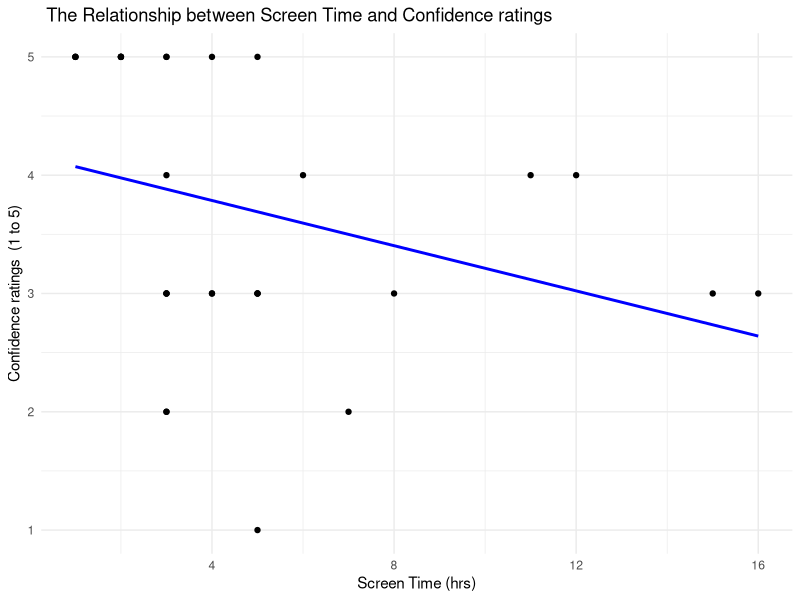
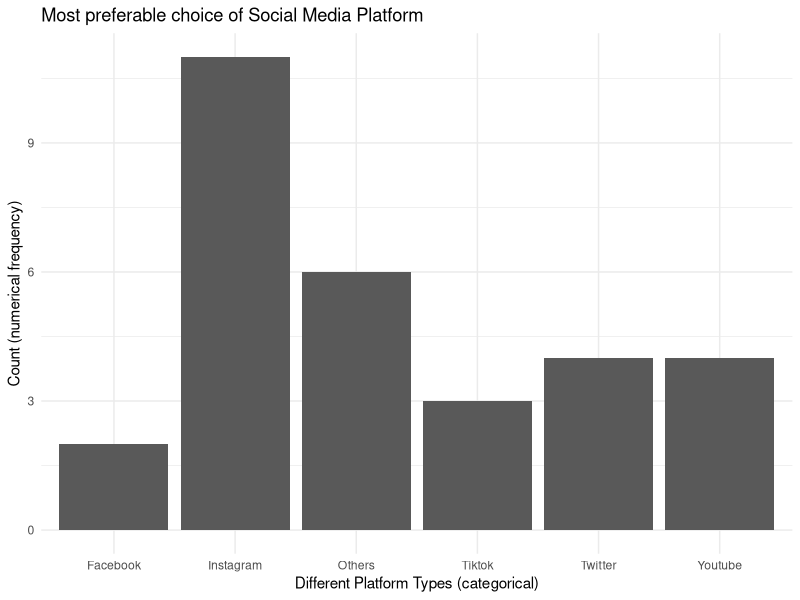
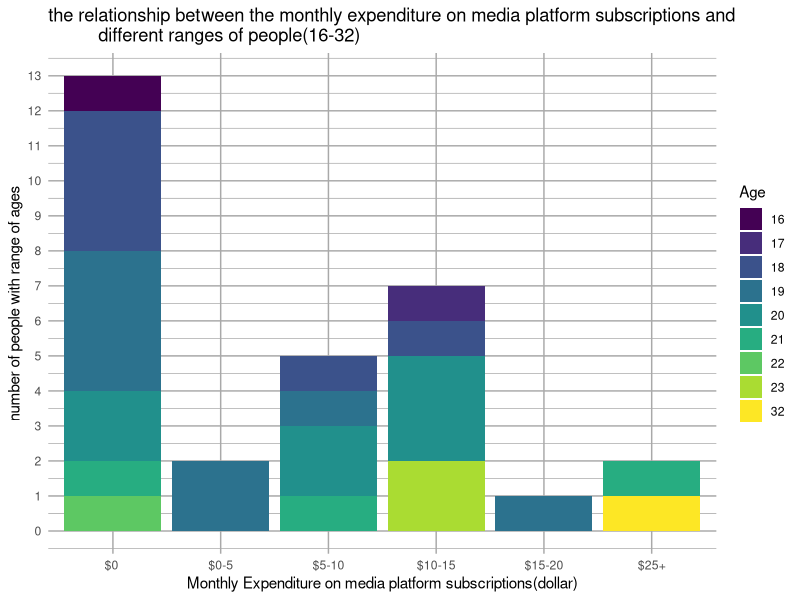
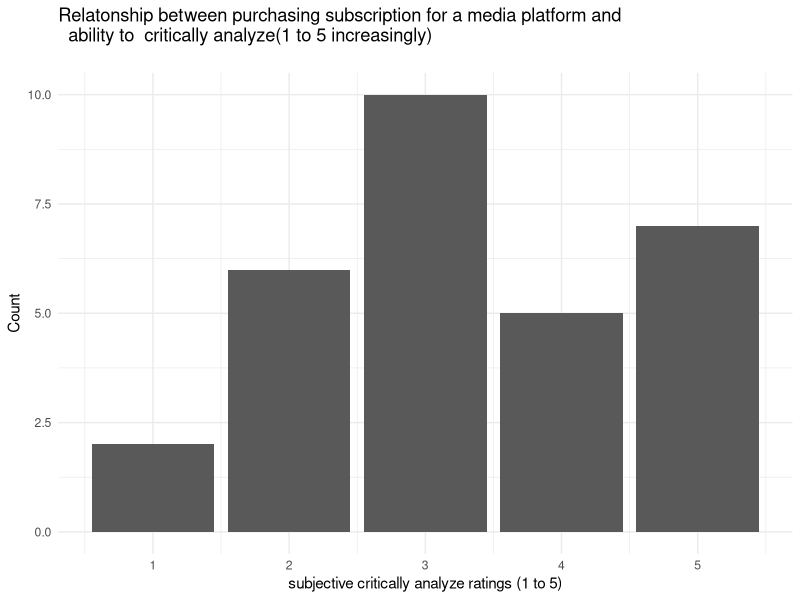
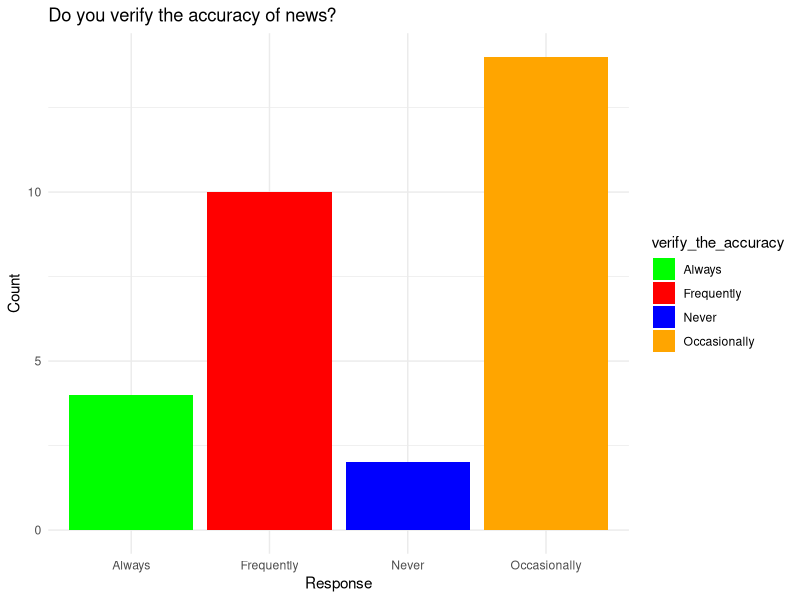
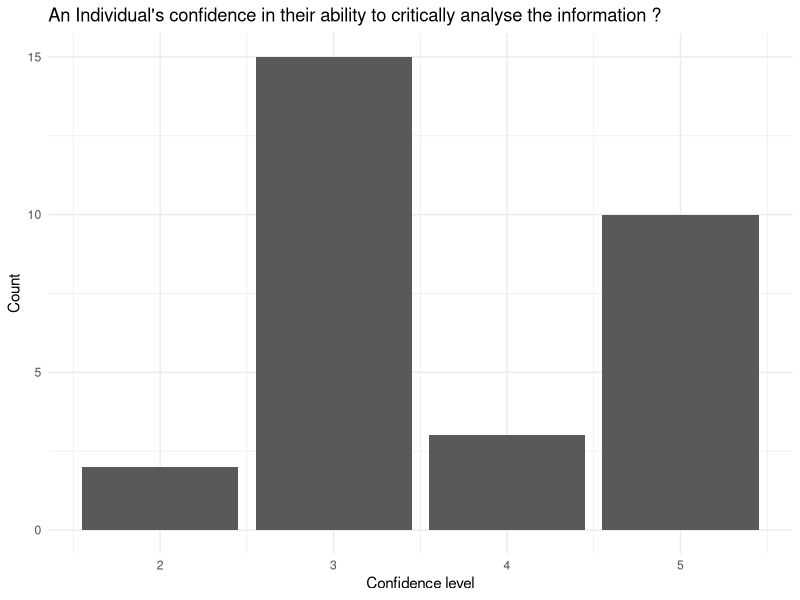

Generate these figures, in order, with R:
## ---- chunk 1
data <- read.csv("Project2.csv") 
str(data)
library(ggplot2)
library(tidyverse)


## ---- chunk 2
knitr::opts_chunk$set(echo = TRUE)
## ---- chunk 3
#install.packages("tidyverse")
suppressPackageStartupMessages(library(tidyverse))
## ---- chunk 4
data <- read.csv("Project2.csv") 
plot <- ggplot(data, aes(x = time, y = confidence_in_distinguish)) +
  geom_point() +
  geom_smooth(method = "lm", se = FALSE, color = "blue") +
  theme_minimal() +
  labs(x = "Screen Time (hrs)", y = "Confidence ratings  (1 to 5)", title = " The Relationship between Screen Time and Confidence ratings ")
print(plot)
## ---- chunk 5
data <- read.csv("Project2.csv")

## ---- chunk 6
ggplot(data, aes(x = social_media)) + 
  geom_bar() +
  labs(title = "Most preferable choice of Social Media Platform", x = "Different Platform Types (categorical)", y = "Count (numerical frequency)") +
  theme_minimal()
## ---- chunk 7

library(tidyverse)

data <- read.csv("Project2.csv")

data$pay <- factor(data$pay, levels = c("$0 ", "$0-5", "$5-10", "$10-15", "$15-20", "$25+"), ordered = TRUE)

data$age <- factor(data$age, levels = sort(unique(data$age)), ordered = TRUE)


ggplot(data, aes(x=pay, fill=age)) + 
  geom_bar() +
  ggtitle("the relationship between the monthly expenditure on media platform subscriptions and 
          different ranges of people(16-32)") +
  xlab("Monthly Expenditure on media platform subscriptions(dollar)") +
  ylab("number of people with range of ages") +
  labs(fill="Age") +
  scale_y_continuous(breaks = seq(0, max(table(data$pay)), by = 1)) + 
  theme_minimal() +
  theme(panel.grid.major = element_line(colour = "darkgray"), 
        panel.grid.minor = element_line(colour = "darkgray"))

## ---- chunk 8
data <- read.csv("Project2.csv")
library(dplyr)

results <- data %>%
  group_by(pay) %>%
  summarise(
    mean_age = mean(age),
    median_age = median(age)
  )

print(results)


## ---- chunk 9
ggplot(data, aes(x = critically_analyze)) + 
  geom_bar() +
  labs(title = "Relatonship between purchasing subscription for a media platform and 
  ability to  critically analyze(1 to 5 increasingly)
", x = "subjective critically analyze ratings (1 to 5)", y = "Count") +
  theme_minimal()
## ---- chunk 10
ggplot(data, aes(x = verify_the_accuracy, fill = verify_the_accuracy)) + 
  geom_bar() +
  labs(title = "Do you verify the accuracy of news?", x = "Response", y = "Count",) +
  theme_minimal()+
  scale_fill_manual(values = c("Frequently" = "red", "Occasionally" = "orange", "Always" = "green", "Never" = "blue"))
## ---- chunk 11
ggplot(data, aes(x = confident_in_information )) + 
  geom_bar() +
  labs(title = "An Individual's confidence in their ability to critically analyse the information ?", x = "Confidence level", y = "Count") +
  theme_minimal()

